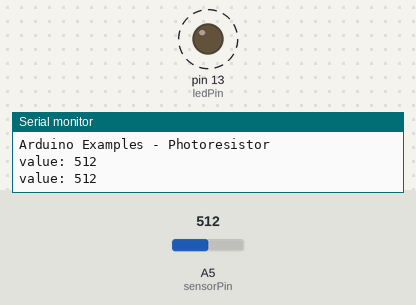
Simulated run of this sketch. Board: Arduino Uno, built with avr-gcc and run on an emulated ATmega328P. Shown: output pins drawn as LEDs (lit = HIGH), the last lines printed to the serial monitor. Dashed ring = blinking. The test bench sets the inputs (shaded band); at power-on: A5 (sensorPin) = 512.

Above: at 1.8 s.
1.9 s: A5 (sensorPin) set to 306
At 2.2 s:
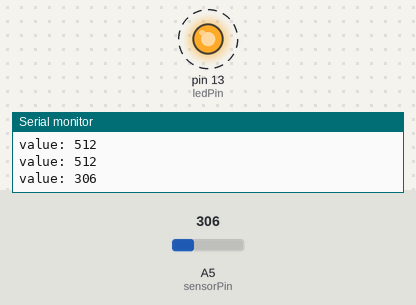
5.4 s: A5 (sensorPin) set to 0
At 6.1 s:
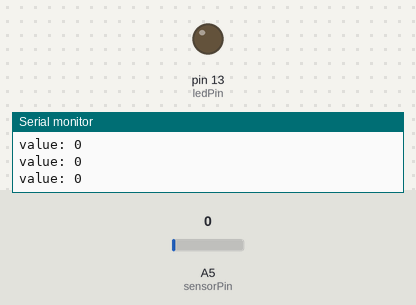
9.5 s: A5 (sensorPin) set to 122
At 9.82 s:
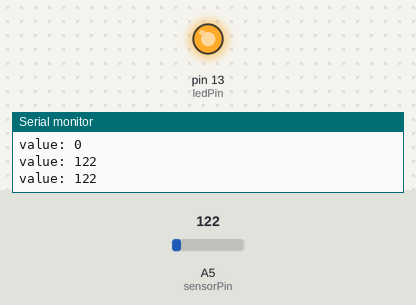
Timing chart, 0 to 19.0 s (numbered marks = the images above; inputs shaded):
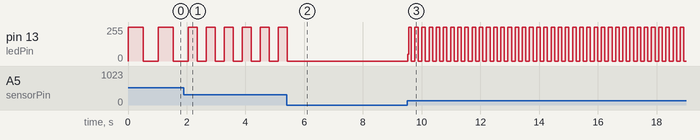

The sketch:

Photoresistor.ino
```cpp
/*
  Photoresistor Module

  Demonstrates analog input by reading an analog sensor on analog pin 5 and
  turning on and off a light emitting diode(LED) connected to digital pin 13.
  The amount of time the LED will be on and off depends on the value obtained
  by analogRead(). See http://www.arduino.cc/en/Tutorial/AnalogInput

  * Note: because most Arduinos have a built-in LED attached to pin 13 on the
  board, the LED is optional.
*/

// this constant won't change:
const int sensorPin = A5;   // select the input pin for the sensor
const int ledPin = 13;      // select the pin for the LED

// variables will change:
int sensorValue = 0;        // variable to store the value coming from the sensor

void setup() {
  // declare the ledPin as an OUTPUT:
  pinMode(ledPin, OUTPUT);

  Serial.begin(9600);
  Serial.println("Arduino Examples - Photoresistor");
}

void loop() {
  // read the value from the sensor:
  sensorValue = analogRead(sensorPin);
  Serial.print("value: ");  Serial.println(sensorValue, DEC);

  // turn the ledPin on
  digitalWrite(ledPin, HIGH);
  // stop the program for <sensorValue> milliseconds:
  delay(sensorValue);
  // turn the ledPin off:
  digitalWrite(ledPin, LOW);
  // stop the program for for <sensorValue> milliseconds:
  delay(sensorValue);
}
```

Measured:
- after the input at 1.9 s, pin 13 (ledPin): alternates 255/255 for 0.31 s and 0/255 for 0.31 s, starting after 0.46 s
- after the input at 5.4 s, pin 13 (ledPin): goes on until 5.4 s, then stays 0/255
- after the input at 9.5 s, pin 13 (ledPin): 0/255 → 50/255 at once, then moves between 0/255 and 255/255, repeating every 0.24 s
- by itself, pin 13 (ledPin): alternates 255/255 for 0.51 s and 0/255 for 0.51 s
